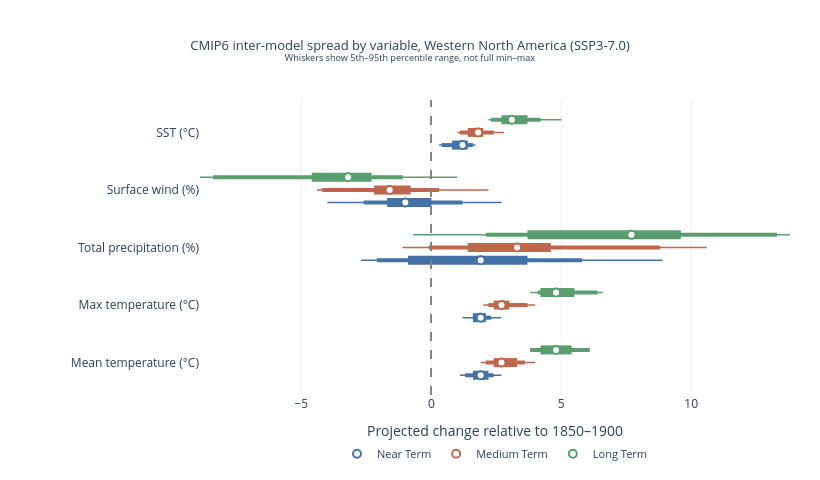

Notebook source saved alongside this figure:
### Markdown cell above
## 3. Visualization

Box-whisker plot of CMIP6 model spread per variable and time period. Each variable shows three jittered rows — one per period — using color to distinguish them. The chart is exported as both interactive HTML and a high-resolution PNG.

### Code cell
# Interactive plot
periods = ["Near Term (2021–2040)",
           "Medium Term (2041–2060)", "Long Term (2081–2100)"]
variables = list(data.keys())

COLORS = {
    "Near Term (2021–2040)":   "#4472A8",
    "Medium Term (2041–2060)": "#C0664A",
    "Long Term (2081–2100)":   "#5A9E6F",
}

PERIOD_SHORT = {
    "Near Term (2021–2040)":   "Near Term",
    "Medium Term (2041–2060)": "Medium Term",
    "Long Term (2081–2100)":   "Long Term",
}

fig = go.Figure()

for vi, var in enumerate(variables):
    for pi, period in enumerate(periods):
        row = df[(df["variable"] == var) & (df["period"] == period)].iloc[0]
        color = COLORS[period]
        offset = (pi - 1) * 0.22   # jitter periods within each variable

        # p5–p95 whisker (thin)
        if row["p5"] is not None and row["p95"] is not None:
            fig.add_trace(go.Scatter(
                x=[row["p5"], row["p95"]],
                y=[vi + offset, vi + offset],
                mode="lines",
                line=dict(color=color, width=1.5),
                showlegend=False,
            ))

        # p10–p90 bar (medium)
        fig.add_trace(go.Scatter(
            x=[row["p10"], row["p90"]],
            y=[vi + offset, vi + offset],
            mode="lines",
            line=dict(color=color, width=4),
            showlegend=False,
        ))

        # p25–p75 bar (thick)
        fig.add_trace(go.Scatter(
            x=[row["p25"], row["p75"]],
            y=[vi + offset, vi + offset],
            mode="lines",
            line=dict(color=color, width=9),
            showlegend=False,
        ))

        # median dot
        fig.add_trace(go.Scatter(
            x=[row["median"]],
            y=[vi + offset],
            mode="markers",
            marker=dict(color="white", size=8,
                        line=dict(color=color, width=2)),
            name=PERIOD_SHORT[period],
            legendgroup=period,
            showlegend=(vi == 0),   # only show legend once per period
        ))

        # zero reference line
        fig.add_vline(x=0, line=dict(color="grey", width=0.8, dash="dash"))

fig.update_layout(
    title=dict(
        text=(
            "CMIP6 inter-model spread by variable, Western North America (SSP3-7.0)<br>"
            "<sup>Whiskers show 5th–95th percentile range, not full min–max</sup>"
        ),
        font=dict(size=13),
        x=0.5,
        xanchor="center",
    ),
    xaxis_title="Projected change relative to 1850–1900",
    height=480,
    width=820,
    plot_bgcolor="white",
    margin=dict(l=200, r=30, t=100, b=60),
    legend=dict(
        orientation="h",
        y=-0.15,
        x=0.5,
        xanchor="center",
        font=dict(size=11),
    ),
    yaxis=dict(
        tickmode="array",
        tickvals=list(range(len(variables))),
        ticktext=variables,
        showgrid=False,
        zeroline=False,
    ),
    xaxis=dict(
        showgrid=True,
        gridcolor="#eeeeee",
        zeroline=False,
    ),
)


fig.show()
fig.write_html("../uncertainty/figures/html/ipcc_atlas_uncertainty.html")
fig.write_image(
    "../uncertainty/figures/static/ipcc_atlas_uncertainty.png", scale=3)

### Figure 1 — Plotly figure (JSON) as saved in the notebook; plotly's stock layout.template omitted (floating-point values rounded to 4 significant figures)
{"data": [{"line": {"color": "#4472A8", "width": 1.5}, "mode": "lines", "showlegend": false, "type": "scatter", "x": [1.1, 2.7], "y": [-0.22, -0.22]}, {"line": {"color": "#4472A8", "width": 4}, "mode": "lines", "showlegend": false, "type": "scatter", "x": [1.3, 2.4], "y": [-0.22, -0.22]}, {"line": {"color": "#4472A8", "width": 9}, "mode": "lines", "showlegend": false, "type": "scatter", "x": [1.6, 2.2], "y": [-0.22, -0.22]}, {"legendgroup": "Near Term (2021–2040)", "marker": {"color": "white", "line": {"color": "#4472A8", "width": 2}, "size": 8}, "mode": "markers", "name": "Near Term", "showlegend": true, "type": "scatter", "x": [1.9], "y": [-0.22]}, {"line": {"color": "#C0664A", "width": 1.5}, "mode": "lines", "showlegend": false, "type": "scatter", "x": [1.9, 4], "y": [0, 0]}, {"line": {"color": "#C0664A", "width": 4}, "mode": "lines", "showlegend": false, "type": "scatter", "x": [2.1, 3.6], "y": [0, 0]}, {"line": {"color": "#C0664A", "width": 9}, "mode": "lines", "showlegend": false, "type": "scatter", "x": [2.4, 3.3], "y": [0, 0]}, {"legendgroup": "Medium Term (2041–2060)", "marker": {"color": "white", "line": {"color": "#C0664A", "width": 2}, "size": 8}, "mode": "markers", "name": "Medium Term", "showlegend": true, "type": "scatter", "x": [2.7], "y": [0]}, {"line": {"color": "#5A9E6F", "width": 1.5}, "mode": "lines", "showlegend": false, "type": "scatter", "x": [null, null], "y": [0.22, 0.22]}, {"line": {"color": "#5A9E6F", "width": 4}, "mode": "lines", "showlegend": false, "type": "scatter", "x": [3.8, 6.1], "y": [0.22, 0.22]}, {"line": {"color": "#5A9E6F", "width": 9}, "mode": "lines", "showlegend": false, "type": "scatter", "x": [4.2, 5.4], "y": [0.22, 0.22]}, {"legendgroup": "Long Term (2081–2100)", "marker": {"color": "white", "line": {"color": "#5A9E6F", "width": 2}, "size": 8}, "mode": "markers", "name": "Long Term", "showlegend": true, "type": "scatter", "x": [4.8], "y": [0.22]}, {"line": {"color": "#4472A8", "width": 1.5}, "mode": "lines", "showlegend": false, "type": "scatter", "x": [1.2, 2.7], "y": [0.78, 0.78]}, {"line": {"color": "#4472A8", "width": 4}, "mode": "lines", "showlegend": false, "type": "scatter", "x": [1.6, 2.3], "y": [0.78, 0.78]}, {"line": {"color": "#4472A8", "width": 9}, "mode": "lines", "showlegend": false, "type": "scatter", "x": [1.6, 2.1], "y": [0.78, 0.78]}, {"legendgroup": "Near Term (2021–2040)", "marker": {"color": "white", "line": {"color": "#4472A8", "width": 2}, "size": 8}, "mode": "markers", "name": "Near Term", "showlegend": false, "type": "scatter", "x": [1.9], "y": [0.78]}, {"line": {"color": "#C0664A", "width": 1.5}, "mode": "lines", "showlegend": false, "type": "scatter", "x": [2, 4], "y": [1, 1]}, {"line": {"color": "#C0664A", "width": 4}, "mode": "lines", "showlegend": false, "type": "scatter", "x": [2.2, 3.7], "y": [1, 1]}, {"line": {"color": "#C0664A", "width": 9}, "mode": "lines", "showlegend": false, "type": "scatter", "x": [2.4, 3], "y": [1, 1]}, {"legendgroup": "Medium Term (2041–2060)", "marker": {"color": "white", "line": {"color": "#C0664A", "width": 2}, "size": 8}, "mode": "markers", "name": "Medium Term", "showlegend": false, "type": "scatter", "x": [2.7], "y": [1]}, {"line": {"color": "#5A9E6F", "width": 1.5}, "mode": "lines", "showlegend": false, "type": "scatter", "x": [3.8, 6.6], "y": [1.22, 1.22]}, {"line": {"color": "#5A9E6F", "width": 4}, "mode": "lines", "showlegend": false, "type": "scatter", "x": [4.1, 6.4], "y": [1.22, 1.22]}, {"line": {"color": "#5A9E6F", "width": 9}, "mode": "lines", "showlegend": false, "type": "scatter", "x": [4.2, 5.5], "y": [1.22, 1.22]}, {"legendgroup": "Long Term (2081–2100)", "marker": {"color": "white", "line": {"color": "#5A9E6F", "width": 2}, "size": 8}, "mode": "markers", "name": "Long Term", "showlegend": false, "type": "scatter", "x": [4.8], "y": [1.22]}, {"line": {"color": "#4472A8", "width": 1.5}, "mode": "lines", "showlegend": false, "type": "scatter", "x": [-2.7, 8.9], "y": [1.78, 1.78]}, {"line": {"color": "#4472A8", "width": 4}, "mode": "lines", "showlegend": false, "type": "scatter", "x": [-2.1, 5.8], "y": [1.78, 1.78]}, {"line": {"color": "#4472A8", "width": 9}, "mode": "lines", "showlegend": false, "type": "scatter", "x": [-0.9, 3.7], "y": [1.78, 1.78]}, {"legendgroup": "Near Term (2021–2040)", "marker": {"color": "white", "line": {"color": "#4472A8", "width": 2}, "size": 8}, "mode": "markers", "name": "Near Term", "showlegend": false, "type": "scatter", "x": [1.9], "y": [1.78]}, {"line": {"color": "#C0664A", "width": 1.5}, "mode": "lines", "showlegend": false, "type": "scatter", "x": [-1.1, 10.6], "y": [2, 2]}, {"line": {"color": "#C0664A", "width": 4}, "mode": "lines", "showlegend": false, "type": "scatter", "x": [-0.1, 8.8], "y": [2, 2]}, {"line": {"color": "#C0664A", "width": 9}, "mode": "lines", "showlegend": false, "type": "scatter", "x": [1.4, 4.6], "y": [2, 2]}, {"legendgroup": "Medium Term (2041–2060)", "marker": {"color": "white", "line": {"color": "#C0664A", "width": 2}, "size": 8}, "mode": "markers", "name": "Medium Term", "showlegend": false, "type": "scatter", "x": [3.3], "y": [2]}, {"line": {"color": "#5A9E6F", "width": 1.5}, "mode": "lines", "showlegend": false, "type": "scatter", "x": [-0.7, 13.8], "y": [2.22, 2.22]}, {"line": {"color": "#5A9E6F", "width": 4}, "mode": "lines", "showlegend": false, "type": "scatter", "x": [2.1, 13.3], "y": [2.22, 2.22]}, {"line": {"color": "#5A9E6F", "width": 9}, "mode": "lines", "showlegend": false, "type": "scatter", "x": [3.7, 9.6], "y": [2.22, 2.22]}, {"legendgroup": "Long Term (2081–2100)", "marker": {"color": "white", "line": {"color": "#5A9E6F", "width": 2}, "size": 8}, "mode": "markers", "name": "Long Term", "showlegend": false, "type": "scatter", "x": [7.7], "y": [2.22]}, {"line": {"color": "#4472A8", "width": 1.5}, "mode": "lines", "showlegend": false, "type": "scatter", "x": [-4, 2.7], "y": [2.78, 2.78]}, {"line": {"color": "#4472A8", "width": 4}, "mode": "lines", "showlegend": false, "type": "scatter", "x": [-2.6, 1.2], "y": [2.78, 2.78]}, {"line": {"color": "#4472A8", "width": 9}, "mode": "lines", "showlegend": false, "type": "scatter", "x": [-1.7, 0], "y": [2.78, 2.78]}, {"legendgroup": "Near Term (2021–2040)", "marker": {"color": "white", "line": {"color": "#4472A8", "width": 2}, "size": 8}, "mode": "markers", "name": "Near Term", "showlegend": false, "type": "scatter", "x": [-1], "y": [2.78]}, {"line": {"color": "#C0664A", "width": 1.5}, "mode": "lines", "showlegend": false, "type": "scatter", "x": [-4.4, 2.2], "y": [3, 3]}, {"line": {"color": "#C0664A", "width": 4}, "mode": "lines", "showlegend": false, "type": "scatter", "x": [-4.2, 0.3], "y": [3, 3]}, {"line": {"color": "#C0664A", "width": 9}, "mode": "lines", "showlegend": false, "type": "scatter", "x": [-2.2, -0.8], "y": [3, 3]}, {"legendgroup": "Medium Term (2041–2060)", "marker": {"color": "white", "line": {"color": "#C0664A", "width": 2}, "size": 8}, "mode": "markers", "name": "Medium Term", "showlegend": false, "type": "scatter", "x": [-1.6], "y": [3]}, {"line": {"color": "#5A9E6F", "width": 1.5}, "mode": "lines", "showlegend": false, "type": "scatter", "x": [-8.9, 1], "y": [3.22, 3.22]}, {"line": {"color": "#5A9E6F", "width": 4}, "mode": "lines", "showlegend": false, "type": "scatter", "x": [-8.4, -1.1], "y": [3.22, 3.22]}, {"line": {"color": "#5A9E6F", "width": 9}, "mode": "lines", "showlegend": false, "type": "scatter", "x": [-4.6, -2.3], "y": [3.22, 3.22]}, {"legendgroup": "Long Term (2081–2100)", "marker": {"color": "white", "line": {"color": "#5A9E6F", "width": 2}, "size": 8}, "mode": "markers", "name": "Long Term", "showlegend": false, "type": "scatter", "x": [-3.2], "y": [3.22]}, {"line": {"color": "#4472A8", "width": 1.5}, "mode": "lines", "showlegend": false, "type": "scatter", "x": [0.3, 1.7], "y": [3.78, 3.78]}, {"line": {"color": "#4472A8", "width": 4}, "mode": "lines", "showlegend": false, "type": "scatter", "x": [0.4, 1.6], "y": [3.78, 3.78]}, {"line": {"color": "#4472A8", "width": 9}, "mode": "lines", "showlegend": false, "type": "scatter", "x": [0.8, 1.4], "y": [3.78, 3.78]}, {"legendgroup": "Near Term (2021–2040)", "marker": {"color": "white", "line": {"color": "#4472A8", "width": 2}, "size": 8}, "mode": "markers", "name": "Near Term", "showlegend": false, "type": "scatter", "x": [1.2], "y": [3.78]}, {"line": {"color": "#C0664A", "width": 1.5}, "mode": "lines", "showlegend": false, "type": "scatter", "x": [1, 2.8], "y": [4, 4]}, {"line": {"color": "#C0664A", "width": 4}, "mode": "lines", "showlegend": false, "type": "scatter", "x": [1.1, 2.4], "y": [4, 4]}, {"line": {"color": "#C0664A", "width": 9}, "mode": "lines", "showlegend": false, "type": "scatter", "x": [1.4, 2], "y": [4, 4]}, {"legendgroup": "Medium Term (2041–2060)", "marker": {"color": "white", "line": {"color": "#C0664A", "width": 2}, "size": 8}, "mode": "markers", "name": "Medium Term", "showlegend": false, "type": "scatter", "x": [1.8], "y": [4]}, {"line": {"color": "#5A9E6F", "width": 1.5}, "mode": "lines", "showlegend": false, "type": "scatter", "x": [2.2, 5], "y": [4.22, 4.22]}, {"line": {"color": "#5A9E6F", "width": 4}, "mode": "lines", "showlegend": false, "type": "scatter", "x": [2.3, 4.2], "y": [4.22, 4.22]}, {"line": {"color": "#5A9E6F", "width": 9}, "mode": "lines", "showlegend": false, "type": "scatter", "x": [2.7, 3.7], "y": [4.22, 4.22]}, {"legendgroup": "Long Term (2081–2100)", "marker": {"color": "white", "line": {"color": "#5A9E6F", "width": 2}, "size": 8}, "mode": "markers", "name": "Long Term", "showlegend": false, "type": "scatter", "x": [3.1], "y": [4.22]}], "layout": {"height": 480, "legend": {"font": {"size": 11}, "orientation": "h", "x": 0.5, "xanchor": "center", "y": -0.15}, "margin": {"b": 60, "l": 200, "r": 30, "t": 100}, "plot_bgcolor": "white", "shapes": [{"line": {"color": "grey", "dash": "dash", "width": 0.8}, "type": "line", "x0": 0, "x1": 0, "xref": "x", "y0": 0, "y1": 1, "yref": "y domain"}, {"line": {"color": "grey", "dash": "dash", "width": 0.8}, "type": "line", "x0": 0, "x1": 0, "xref": "x", "y0": 0, "y1": 1, "yref": "y domain"}, {"line": {"color": "grey", "dash": "dash", "width": 0.8}, "type": "line", "x0": 0, "x1": 0, "xref": "x", "y0": 0, "y1": 1, "yref": "y domain"}, {"line": {"color": "grey", "dash": "dash", "width": 0.8}, "type": "line", "x0": 0, "x1": 0, "xref": "x", "y0": 0, "y1": 1, "yref": "y domain"}, {"line": {"color": "grey", "dash": "dash", "width": 0.8}, "type": "line", "x0": 0, "x1": 0, "xref": "x", "y0": 0, "y1": 1, "yref": "y domain"}, {"line": {"color": "grey", "dash": "dash", "width": 0.8}, "type": "line", "x0": 0, "x1": 0, "xref": "x", "y0": 0, "y1": 1, "yref": "y domain"}, {"line": {"color": "grey", "dash": "dash", "width": 0.8}, "type": "line", "x0": 0, "x1": 0, "xref": "x", "y0": 0, "y1": 1, "yref": "y domain"}, {"line": {"color": "grey", "dash": "dash", "width": 0.8}, "type": "line", "x0": 0, "x1": 0, "xref": "x", "y0": 0, "y1": 1, "yref": "y domain"}, {"line": {"color": "grey", "dash": "dash", "width": 0.8}, "type": "line", "x0": 0, "x1": 0, "xref": "x", "y0": 0, "y1": 1, "yref": "y domain"}, {"line": {"color": "grey", "dash": "dash", "width": 0.8}, "type": "line", "x0": 0, "x1": 0, "xref": "x", "y0": 0, "y1": 1, "yref": "y domain"}, {"line": {"color": "grey", "dash": "dash", "width": 0.8}, "type": "line", "x0": 0, "x1": 0, "xref": "x", "y0": 0, "y1": 1, "yref": "y domain"}, {"line": {"color": "grey", "dash": "dash", "width": 0.8}, "type": "line", "x0": 0, "x1": 0, "xref": "x", "y0": 0, "y1": 1, "yref": "y domain"}, {"line": {"color": "grey", "dash": "dash", "width": 0.8}, "type": "line", "x0": 0, "x1": 0, "xref": "x", "y0": 0, "y1": 1, "yref": "y domain"}, {"line": {"color": "grey", "dash": "dash", "width": 0.8}, "type": "line", "x0": 0, "x1": 0, "xref": "x", "y0": 0, "y1": 1, "yref": "y domain"}, {"line": {"color": "grey", "dash": "dash", "width": 0.8}, "type": "line", "x0": 0, "x1": 0, "xref": "x", "y0": 0, "y1": 1, "yref": "y domain"}], "title": {"font": {"size": 13}, "text": "CMIP6 inter-model spread by variable, Western North America (SSP3-7.0)<br><sup>Whiskers show 5th–95th percentile range, not full min–max</sup>", "x": 0.5, "xanchor": "center"}, "width": 820, "xaxis": {"gridcolor": "#eeeeee", "showgrid": true, "title": {"text": "Projected change relative to 1850–1900"}, "zeroline": false}, "yaxis": {"showgrid": false, "tickmode": "array", "ticktext": ["Mean temperature (°C)", "Max temperature (°C)", "Total precipitation (%)", "Surface wind (%)", "SST (°C)"], "tickvals": [0, 1, 2, 3, 4], "zeroline": false}}}
